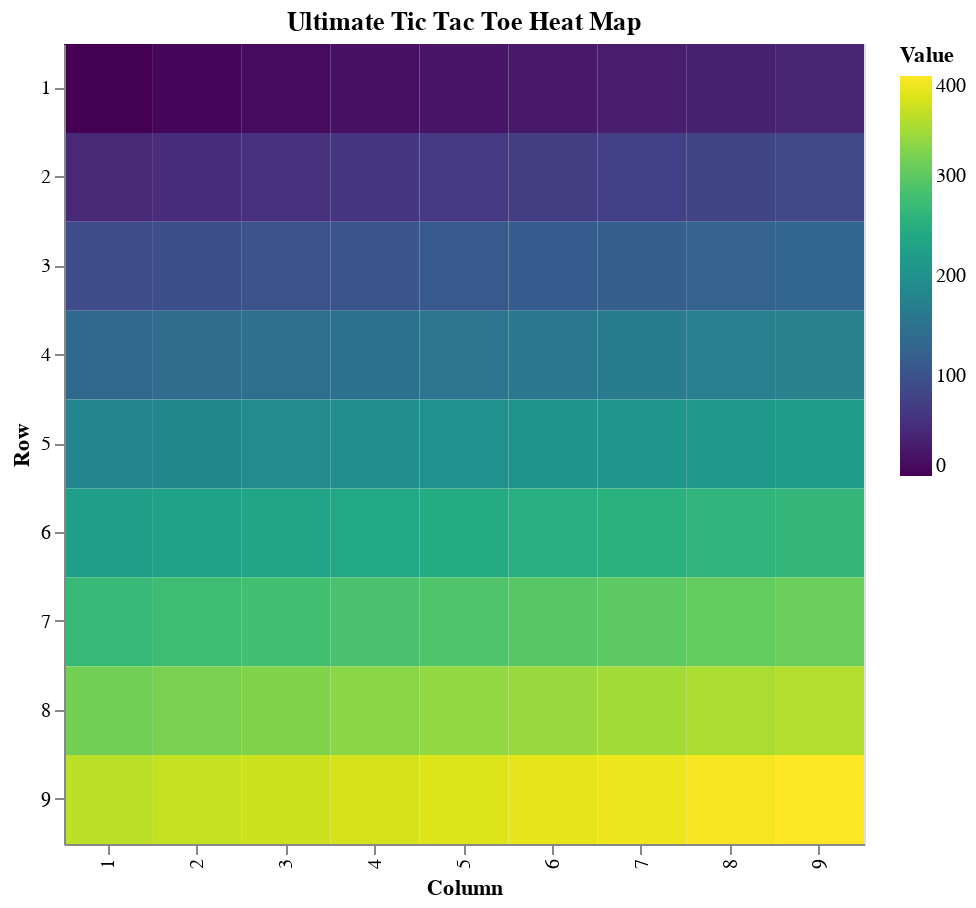

Notebook cell for this chart:
### Code cell
import altair as alt
import pandas as pd

# Create a dataframe
data = pd.DataFrame({
    'x': [(i % 9) + 1 for i in range(81)],
    'y': [(i // 9) + 1 for i in range(81)],
    'value': [i * 5 for i in range(81)]
})

# Create the heatmap
heatmap = alt.Chart(data).mark_rect().encode(
    x=alt.X('x:O', title='Column', axis=alt.Axis(tickCount=9, grid=False)),
    y=alt.Y('y:O', title='Row', axis=alt.Axis(tickCount=9, grid=False)),
    color=alt.Color('value:Q', title='Value', scale=alt.Scale(scheme='viridis'))
).properties(
    width=400,
    height=400,
    title='Ultimate Tic Tac Toe Heat Map'
)

# Display the heatmap
heatmap

### Figure 1 — Vega-Lite specification as saved in the notebook (floating-point values rounded to 4 significant figures)
{"config": {"view": {"continuousWidth": 300, "continuousHeight": 300}}, "data": {"name": "data-30584850d896e34ef5dfae9272b60429"}, "mark": {"type": "rect"}, "encoding": {"color": {"field": "value", "scale": {"scheme": "viridis"}, "title": "Value", "type": "quantitative"}, "x": {"axis": {"grid": false, "tickCount": 9}, "field": "x", "title": "Column", "type": "ordinal"}, "y": {"axis": {"grid": false, "tickCount": 9}, "field": "y", "title": "Row", "type": "ordinal"}}, "height": 400, "title": "Ultimate Tic Tac Toe Heat Map", "width": 400, "$schema": "https://vega.github.io/schema/vega-lite/v5.8.0.json", "datasets": {"data-30584850d896e34ef5dfae9272b60429": [{"x": 1, "y": 1, "value": 0}, {"x": 2, "y": 1, "value": 5}, {"x": 3, "y": 1, "value": 10}, {"x": 4, "y": 1, "value": 15}, {"x": 5, "y": 1, "value": 20}, {"x": 6, "y": 1, "value": 25}, {"x": 7, "y": 1, "value": 30}, {"x": 8, "y": 1, "value": 35}, {"x": 9, "y": 1, "value": 40}, {"x": 1, "y": 2, "value": 45}, {"x": 2, "y": 2, "value": 50}, {"x": 3, "y": 2, "value": 55}, {"x": 4, "y": 2, "value": 60}, {"x": 5, "y": 2, "value": 65}, {"x": 6, "y": 2, "value": 70}, {"x": 7, "y": 2, "value": 75}, {"x": 8, "y": 2, "value": 80}, {"x": 9, "y": 2, "value": 85}, {"x": 1, "y": 3, "value": 90}, {"x": 2, "y": 3, "value": 95}, {"x": 3, "y": 3, "value": 100}, {"x": 4, "y": 3, "value": 105}, {"x": 5, "y": 3, "value": 110}, {"x": 6, "y": 3, "value": 115}, {"x": 7, "y": 3, "value": 120}, {"x": 8, "y": 3, "value": 125}, {"x": 9, "y": 3, "value": 130}, {"x": 1, "y": 4, "value": 135}, {"x": 2, "y": 4, "value": 140}, {"x": 3, "y": 4, "value": 145}, {"x": 4, "y": 4, "value": 150}, {"x": 5, "y": 4, "value": 155}, {"x": 6, "y": 4, "value": 160}, {"x": 7, "y": 4, "value": 165}, {"x": 8, "y": 4, "value": 170}, {"x": 9, "y": 4, "value": 175}, {"x": 1, "y": 5, "value": 180}, {"x": 2, "y": 5, "value": 185}, {"x": 3, "y": 5, "value": 190}, {"x": 4, "y": 5, "value": 195}, {"x": 5, "y": 5, "value": 200}, {"x": 6, "y": 5, "value": 205}, {"x": 7, "y": 5, "value": 210}, {"x": 8, "y": 5, "value": 215}, {"x": 9, "y": 5, "value": 220}, {"x": 1, "y": 6, "value": 225}, {"x": 2, "y": 6, "value": 230}, {"x": 3, "y": 6, "value": 235}, {"x": 4, "y": 6, "value": 240}, {"x": 5, "y": 6, "value": 245}, {"x": 6, "y": 6, "value": 250}, {"x": 7, "y": 6, "value": 255}, {"x": 8, "y": 6, "value": 260}, {"x": 9, "y": 6, "value": 265}, {"x": 1, "y": 7, "value": 270}, {"x": 2, "y": 7, "value": 275}, {"x": 3, "y": 7, "value": 280}, {"x": 4, "y": 7, "value": 285}, {"x": 5, "y": 7, "value": 290}, {"x": 6, "y": 7, "value": 295}, {"x": 7, "y": 7, "value": 300}, {"x": 8, "y": 7, "value": 305}, {"x": 9, "y": 7, "value": 310}, {"x": 1, "y": 8, "value": 315}, {"x": 2, "y": 8, "value": 320}, {"x": 3, "y": 8, "value": 325}, {"x": 4, "y": 8, "value": 330}, {"x": 5, "y": 8, "value": 335}, {"x": 6, "y": 8, "value": 340}, {"x": 7, "y": 8, "value": 345}, {"x": 8, "y": 8, "value": 350}, {"x": 9, "y": 8, "value": 355}, {"x": 1, "y": 9, "value": 360}, {"x": 2, "y": 9, "value": 365}, {"x": 3, "y": 9, "value": 370}, {"x": 4, "y": 9, "value": 375}, {"x": 5, "y": 9, "value": 380}, {"x": 6, "y": 9, "value": 385}, {"x": 7, "y": 9, "value": 390}, {"x": 8, "y": 9, "value": 395}, {"x": 9, "y": 9, "value": 400}]}}
